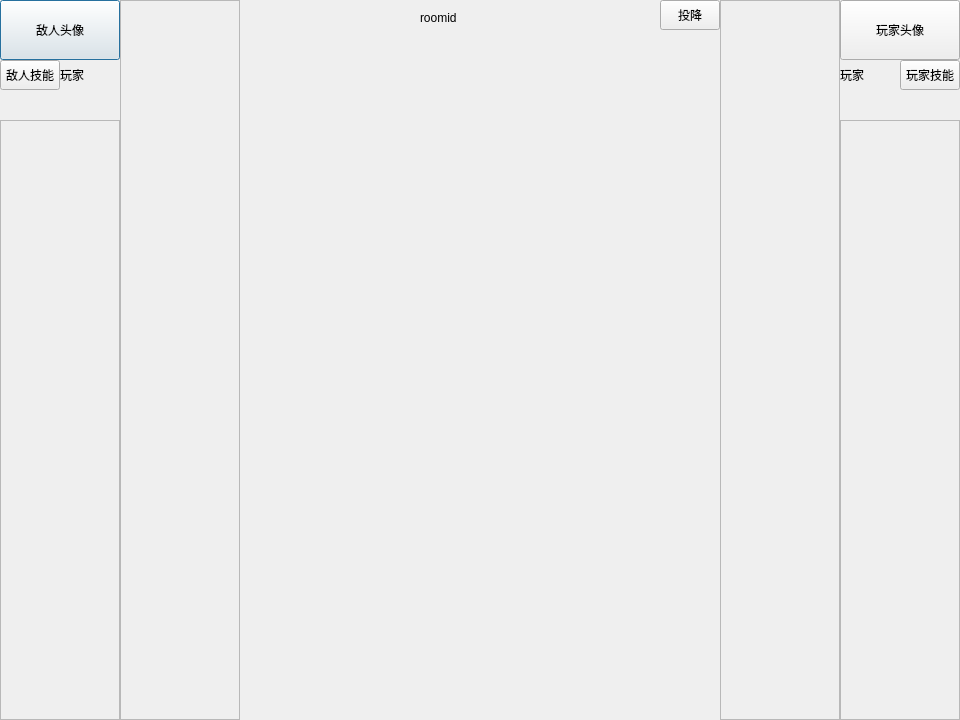
<?xml version="1.0" encoding="UTF-8"?>
<ui version="4.0">
 <class>room_Dialog</class>
 <widget class="QDialog" name="room_Dialog">
  <property name="geometry">
   <rect>
    <x>0</x>
    <y>0</y>
    <width>960</width>
    <height>720</height>
   </rect>
  </property>
  <property name="minimumSize">
   <size>
    <width>960</width>
    <height>720</height>
   </size>
  </property>
  <property name="maximumSize">
   <size>
    <width>960</width>
    <height>720</height>
   </size>
  </property>
  <property name="windowTitle">
   <string>room_Dialog</string>
  </property>
  <widget class="QWidget" name="wdg_enemy" native="true">
   <property name="geometry">
    <rect>
     <x>0</x>
     <y>0</y>
     <width>120</width>
     <height>720</height>
    </rect>
   </property>
   <property name="minimumSize">
    <size>
     <width>120</width>
     <height>720</height>
    </size>
   </property>
   <property name="maximumSize">
    <size>
     <width>120</width>
     <height>720</height>
    </size>
   </property>
   <widget class="QPushButton" name="pb_enemy_headshot">
    <property name="geometry">
     <rect>
      <x>0</x>
      <y>0</y>
      <width>120</width>
      <height>60</height>
     </rect>
    </property>
    <property name="text">
     <string>敌人头像</string>
    </property>
   </widget>
   <widget class="QPushButton" name="pb_enemy_skill">
    <property name="geometry">
     <rect>
      <x>0</x>
      <y>60</y>
      <width>60</width>
      <height>30</height>
     </rect>
    </property>
    <property name="text">
     <string>敌人技能</string>
    </property>
   </widget>
   <widget class="QScrollArea" name="SA_enemy_cardlist">
    <property name="geometry">
     <rect>
      <x>0</x>
      <y>120</y>
      <width>120</width>
      <height>600</height>
     </rect>
    </property>
    <property name="minimumSize">
     <size>
      <width>120</width>
      <height>600</height>
     </size>
    </property>
    <property name="maximumSize">
     <size>
      <width>120</width>
      <height>600</height>
     </size>
    </property>
    <property name="widgetResizable">
     <bool>true</bool>
    </property>
    <widget class="QWidget" name="wdg_enemy_cardshow">
     <property name="geometry">
      <rect>
       <x>0</x>
       <y>0</y>
       <width>118</width>
       <height>598</height>
      </rect>
     </property>
    </widget>
   </widget>
   <widget class="QLabel" name="lb_enemyid">
    <property name="geometry">
     <rect>
      <x>60</x>
      <y>60</y>
      <width>60</width>
      <height>30</height>
     </rect>
    </property>
    <property name="text">
     <string>玩家</string>
    </property>
   </widget>
  </widget>
  <widget class="QWidget" name="wdg_player" native="true">
   <property name="geometry">
    <rect>
     <x>840</x>
     <y>0</y>
     <width>120</width>
     <height>720</height>
    </rect>
   </property>
   <widget class="QPushButton" name="pb_player_headshot">
    <property name="geometry">
     <rect>
      <x>0</x>
      <y>0</y>
      <width>120</width>
      <height>60</height>
     </rect>
    </property>
    <property name="text">
     <string>玩家头像</string>
    </property>
   </widget>
   <widget class="QPushButton" name="pb_player_skill">
    <property name="geometry">
     <rect>
      <x>60</x>
      <y>60</y>
      <width>60</width>
      <height>30</height>
     </rect>
    </property>
    <property name="text">
     <string>玩家技能</string>
    </property>
   </widget>
   <widget class="QScrollArea" name="SA_player_cardlist">
    <property name="geometry">
     <rect>
      <x>0</x>
      <y>120</y>
      <width>120</width>
      <height>600</height>
     </rect>
    </property>
    <property name="minimumSize">
     <size>
      <width>120</width>
      <height>600</height>
     </size>
    </property>
    <property name="maximumSize">
     <size>
      <width>120</width>
      <height>600</height>
     </size>
    </property>
    <property name="widgetResizable">
     <bool>true</bool>
    </property>
    <widget class="QWidget" name="wdg_player_cardshow">
     <property name="geometry">
      <rect>
       <x>0</x>
       <y>0</y>
       <width>118</width>
       <height>598</height>
      </rect>
     </property>
    </widget>
   </widget>
   <widget class="QLabel" name="lb_playerid">
    <property name="geometry">
     <rect>
      <x>0</x>
      <y>60</y>
      <width>60</width>
      <height>30</height>
     </rect>
    </property>
    <property name="text">
     <string>玩家</string>
    </property>
   </widget>
  </widget>
  <widget class="QWidget" name="wdg_fight" native="true">
   <property name="geometry">
    <rect>
     <x>120</x>
     <y>0</y>
     <width>720</width>
     <height>720</height>
    </rect>
   </property>
   <property name="minimumSize">
    <size>
     <width>720</width>
     <height>720</height>
    </size>
   </property>
   <property name="maximumSize">
    <size>
     <width>720</width>
     <height>720</height>
    </size>
   </property>
   <widget class="QLabel" name="lb_roomid">
    <property name="geometry">
     <rect>
      <x>300</x>
      <y>10</y>
      <width>120</width>
      <height>15</height>
     </rect>
    </property>
    <property name="text">
     <string>roomid</string>
    </property>
   </widget>
   <widget class="QPushButton" name="pb_exitroom">
    <property name="geometry">
     <rect>
      <x>540</x>
      <y>0</y>
      <width>60</width>
      <height>30</height>
     </rect>
    </property>
    <property name="text">
     <string>投降</string>
    </property>
   </widget>
   <widget class="QScrollArea" name="SA_enemy_cardlist_2">
    <property name="geometry">
     <rect>
      <x>0</x>
      <y>0</y>
      <width>120</width>
      <height>720</height>
     </rect>
    </property>
    <property name="minimumSize">
     <size>
      <width>120</width>
      <height>720</height>
     </size>
    </property>
    <property name="maximumSize">
     <size>
      <width>120</width>
      <height>720</height>
     </size>
    </property>
    <property name="widgetResizable">
     <bool>true</bool>
    </property>
    <widget class="QWidget" name="wdg_enemy_fight_cardshow">
     <property name="geometry">
      <rect>
       <x>0</x>
       <y>0</y>
       <width>118</width>
       <height>718</height>
      </rect>
     </property>
    </widget>
   </widget>
   <widget class="QScrollArea" name="SA_player_cardlist_2">
    <property name="geometry">
     <rect>
      <x>600</x>
      <y>0</y>
      <width>120</width>
      <height>720</height>
     </rect>
    </property>
    <property name="minimumSize">
     <size>
      <width>120</width>
      <height>720</height>
     </size>
    </property>
    <property name="maximumSize">
     <size>
      <width>120</width>
      <height>720</height>
     </size>
    </property>
    <property name="widgetResizable">
     <bool>true</bool>
    </property>
    <widget class="QWidget" name="wdg_player_fight_cardshow">
     <property name="geometry">
      <rect>
       <x>0</x>
       <y>0</y>
       <width>118</width>
       <height>718</height>
      </rect>
     </property>
    </widget>
   </widget>
  </widget>
 </widget>
 <layoutdefault spacing="6" margin="11"/>
 <resources/>
 <connections/>
</ui>
